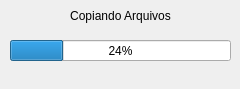
<?xml version="1.0" encoding="UTF-8"?>
<ui version="4.0">
 <class>Dialog</class>
 <widget class="QDialog" name="Dialog">
  <property name="geometry">
   <rect>
    <x>0</x>
    <y>0</y>
    <width>240</width>
    <height>89</height>
   </rect>
  </property>
  <property name="windowTitle">
   <string>Dialog</string>
  </property>
  <widget class="QProgressBar" name="progressBar">
   <property name="geometry">
    <rect>
     <x>10</x>
     <y>40</y>
     <width>221</width>
     <height>21</height>
    </rect>
   </property>
   <property name="value">
    <number>24</number>
   </property>
  </widget>
  <widget class="QLabel" name="label">
   <property name="geometry">
    <rect>
     <x>10</x>
     <y>0</y>
     <width>221</width>
     <height>31</height>
    </rect>
   </property>
   <property name="sizePolicy">
    <sizepolicy hsizetype="Expanding" vsizetype="Preferred">
     <horstretch>0</horstretch>
     <verstretch>0</verstretch>
    </sizepolicy>
   </property>
   <property name="text">
    <string>Copiando Arquivos</string>
   </property>
   <property name="textFormat">
    <enum>Qt::PlainText</enum>
   </property>
   <property name="alignment">
    <set>Qt::AlignCenter</set>
   </property>
  </widget>
 </widget>
 <resources/>
 <connections/>
</ui>
